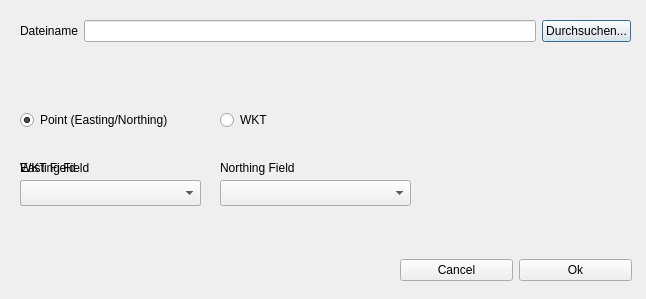
<?xml version="1.0" encoding="UTF-8"?>
<ui version="4.0">
 <class>geocsvDialogNew</class>
 <widget class="QDialog" name="geocsvDialogNew">
  <property name="geometry">
   <rect>
    <x>0</x>
    <y>0</y>
    <width>646</width>
    <height>299</height>
   </rect>
  </property>
  <property name="windowTitle">
   <string>GeoCSV Editor</string>
  </property>
  <widget class="QWidget" name="gridLayoutWidget">
   <property name="geometry">
    <rect>
     <x>20</x>
     <y>20</y>
     <width>611</width>
     <height>61</height>
    </rect>
   </property>
   <layout class="QGridLayout" name="gridLayout">
    <item row="1" column="0">
     <widget class="QLabel" name="label">
      <property name="text">
       <string>Dateiname</string>
      </property>
     </widget>
    </item>
    <item row="2" column="1">
     <widget class="QLabel" name="filePathErrorLabel">
      <property name="autoFillBackground">
       <bool>false</bool>
      </property>
      <property name="text">
       <string/>
      </property>
     </widget>
    </item>
    <item row="1" column="2">
     <widget class="QPushButton" name="fileBrowserButton">
      <property name="text">
       <string>Durchsuchen...</string>
      </property>
     </widget>
    </item>
    <item row="1" column="1">
     <widget class="QLineEdit" name="filePath"/>
    </item>
   </layout>
  </widget>
  <widget class="QWidget" name="horizontalLayoutWidget">
   <property name="geometry">
    <rect>
     <x>400</x>
     <y>230</y>
     <width>232</width>
     <height>80</height>
    </rect>
   </property>
   <layout class="QHBoxLayout" name="horizontalLayout">
    <item>
     <widget class="QPushButton" name="rejectButton">
      <property name="text">
       <string>Cancel</string>
      </property>
     </widget>
    </item>
    <item>
     <widget class="QPushButton" name="acceptButton">
      <property name="enabled">
       <bool>true</bool>
      </property>
      <property name="text">
       <string>Ok</string>
      </property>
     </widget>
    </item>
   </layout>
  </widget>
  <widget class="QWidget" name="manualGeometryWidget" native="true">
   <property name="geometry">
    <rect>
     <x>10</x>
     <y>100</y>
     <width>491</width>
     <height>131</height>
    </rect>
   </property>
   <widget class="QWidget" name="wktTypeWidget" native="true">
    <property name="geometry">
     <rect>
      <x>10</x>
      <y>50</y>
      <width>411</width>
      <height>71</height>
     </rect>
    </property>
    <widget class="QComboBox" name="wktAttributeDropDown">
     <property name="geometry">
      <rect>
       <x>0</x>
       <y>30</y>
       <width>181</width>
       <height>26</height>
      </rect>
     </property>
    </widget>
    <widget class="QLabel" name="label_4">
     <property name="geometry">
      <rect>
       <x>0</x>
       <y>10</y>
       <width>91</width>
       <height>16</height>
      </rect>
     </property>
     <property name="text">
      <string>WKT Field</string>
     </property>
    </widget>
    <zorder>wktAttributeDropDown</zorder>
    <zorder>label_4</zorder>
    <zorder>pointTypeWidget</zorder>
   </widget>
   <widget class="QRadioButton" name="pointGeometryTypeRadio">
    <property name="geometry">
     <rect>
      <x>10</x>
      <y>10</y>
      <width>181</width>
      <height>20</height>
     </rect>
    </property>
    <property name="text">
     <string>Point (Easting/Northing)</string>
    </property>
    <property name="checked">
     <bool>true</bool>
    </property>
    <attribute name="buttonGroup">
     <string notr="true">geometryTypeGroup</string>
    </attribute>
   </widget>
   <widget class="QRadioButton" name="wktGeometryTypeRadio">
    <property name="geometry">
     <rect>
      <x>210</x>
      <y>10</y>
      <width>102</width>
      <height>20</height>
     </rect>
    </property>
    <property name="text">
     <string>WKT</string>
    </property>
    <attribute name="buttonGroup">
     <string notr="true">geometryTypeGroup</string>
    </attribute>
   </widget>
   <widget class="QWidget" name="pointTypeWidget" native="true">
    <property name="geometry">
     <rect>
      <x>10</x>
      <y>50</y>
      <width>411</width>
      <height>71</height>
     </rect>
    </property>
    <widget class="QComboBox" name="eastingAttributeDropDown">
     <property name="geometry">
      <rect>
       <x>0</x>
       <y>30</y>
       <width>181</width>
       <height>26</height>
      </rect>
     </property>
    </widget>
    <widget class="QComboBox" name="northingAttributeDropDown">
     <property name="geometry">
      <rect>
       <x>200</x>
       <y>30</y>
       <width>191</width>
       <height>26</height>
      </rect>
     </property>
    </widget>
    <widget class="QLabel" name="label_2">
     <property name="geometry">
      <rect>
       <x>0</x>
       <y>10</y>
       <width>91</width>
       <height>16</height>
      </rect>
     </property>
     <property name="text">
      <string>Easting Field</string>
     </property>
    </widget>
    <widget class="QLabel" name="label_3">
     <property name="geometry">
      <rect>
       <x>200</x>
       <y>10</y>
       <width>91</width>
       <height>16</height>
      </rect>
     </property>
     <property name="text">
      <string>Northing Field</string>
     </property>
    </widget>
   </widget>
   <zorder>wktTypeWidget</zorder>
   <zorder>pointTypeWidget</zorder>
   <zorder>pointGeometryTypeRadio</zorder>
   <zorder>wktGeometryTypeRadio</zorder>
  </widget>
 </widget>
 <resources/>
 <connections/>
 <buttongroups>
  <buttongroup name="geometryTypeGroup"/>
 </buttongroups>
</ui>
